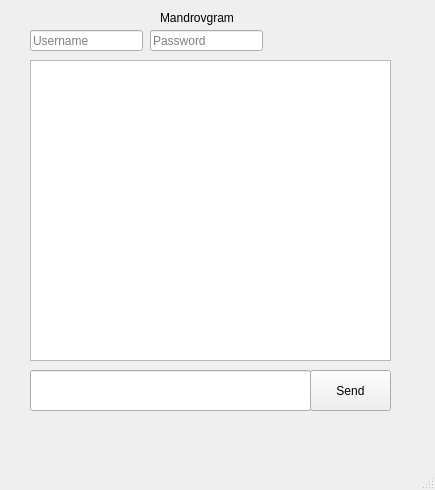
<?xml version="1.0" encoding="UTF-8"?>
<ui version="4.0">
 <class>MainWindow</class>
 <widget class="QMainWindow" name="MainWindow">
  <property name="geometry">
   <rect>
    <x>0</x>
    <y>0</y>
    <width>435</width>
    <height>490</height>
   </rect>
  </property>
  <property name="windowTitle">
   <string>MainWindow</string>
  </property>
  <widget class="QWidget" name="centralwidget">
   <widget class="QTextBrowser" name="textBrowser">
    <property name="geometry">
     <rect>
      <x>30</x>
      <y>60</y>
      <width>361</width>
      <height>301</height>
     </rect>
    </property>
   </widget>
   <widget class="QLineEdit" name="lineEdit">
    <property name="geometry">
     <rect>
      <x>30</x>
      <y>370</y>
      <width>281</width>
      <height>41</height>
     </rect>
    </property>
   </widget>
   <widget class="QPushButton" name="pushButton">
    <property name="geometry">
     <rect>
      <x>310</x>
      <y>370</y>
      <width>81</width>
      <height>41</height>
     </rect>
    </property>
    <property name="text">
     <string>Send</string>
    </property>
   </widget>
   <widget class="QLineEdit" name="lineEdit_2">
    <property name="geometry">
     <rect>
      <x>30</x>
      <y>30</y>
      <width>113</width>
      <height>21</height>
     </rect>
    </property>
    <property name="placeholderText">
     <string>Username</string>
    </property>
   </widget>
   <widget class="QLineEdit" name="lineEdit_3">
    <property name="geometry">
     <rect>
      <x>150</x>
      <y>30</y>
      <width>113</width>
      <height>21</height>
     </rect>
    </property>
    <property name="placeholderText">
     <string>Password</string>
    </property>
   </widget>
   <widget class="QLabel" name="label">
    <property name="geometry">
     <rect>
      <x>160</x>
      <y>10</y>
      <width>101</width>
      <height>16</height>
     </rect>
    </property>
    <property name="text">
     <string>Mandrovgram</string>
    </property>
   </widget>
  </widget>
  <widget class="QStatusBar" name="statusbar"/>
 </widget>
 <resources/>
 <connections/>
</ui>
